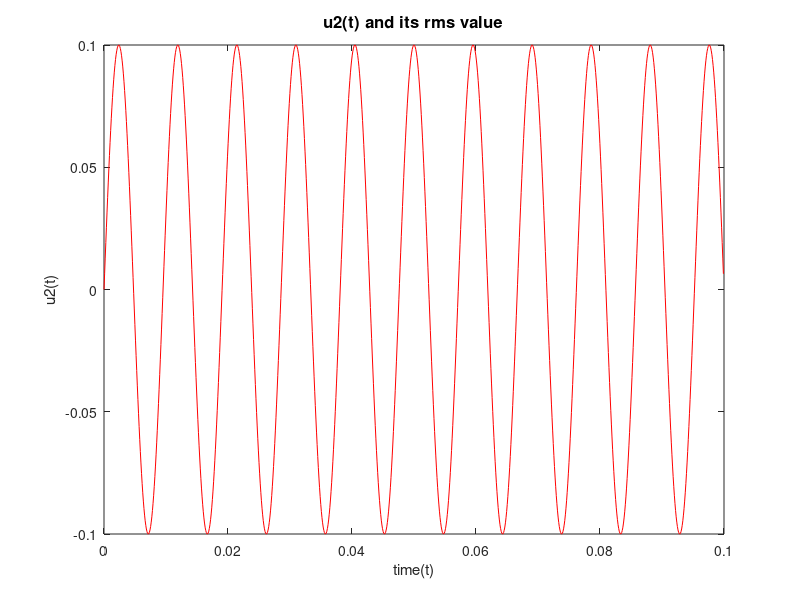

This chart was generated by the following MATLAB code: (Note: this script raises an error after producing the figure.)
clear; clc; close all;

% setting the variables
fs = 10240; 
T = 1/fs;
N = 1024;   
t = (0:N-1)/fs;
u1 = 0.5 + 0.1*sin(2*pi*100*t);
u2 = 0.1*sin(2*pi*105*t);

Y = fft(u2);
P2 = abs(Y/N);
P1 = P2(1:N/2+1);
P1(2:end-1) = 2*P1(2:end-1);
f = fs*(0:(N/2))/N;



figure(401)
plot(t,u2,'r-');
title('u2(t) and its rms value','FontSize',12)
xlabel('time(t)');
ylabel('u2(t)');

hold on;
y = rms(u2,"all")       % y = 0.0707
plot(y,'bo');
hold off;


figure(402)
subplot(2,1,1);
plot(f, P1,'r-');
title('amplitude spectrum of u2(t)','FontSize',12)
xlabel('f (Hz)');
ylabel('|P1(f)|');

subplot(2,1,2)
loglog(f,P1,'g-');
title('u2(t) on log scale','FontSize',12)
xlabel('u2(t) on log');
ylabel('base-10 log scale');



%}
